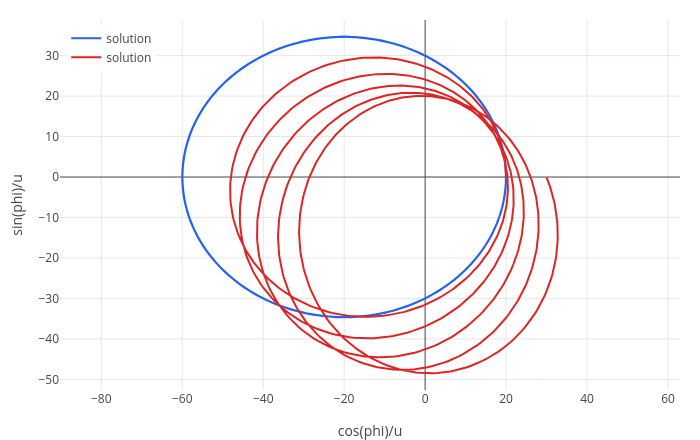

Notebook code cell kept with this figure:
### Markdown cell above
## 2. Rosettes

With $u = 1/r$ as a function of the angle $\phi$, the orbit equations are (with $c = 1$, so $GM = r_s/2$):

* Newton: $\;u'' + u = \dfrac{GM}{h^2}$, whose solutions are ellipses that close on themselves;
* Einstein: $\;u'' + u = \dfrac{GM}{h^2} + 3GM\,u^2$.

For Mercury the extra term is tiny. To *see* it, take an orbit close to a black hole: perihelion at $20\,r_s$, aphelion
at $60\,r_s$. `odeplot` solves both equations and draws $x = \cos\phi/u$, $y = \sin\phi/u$:

### Code cell
r_s = 1;
h = sqrt(15);
rp = 20;
newton = odeplot([w, r_s/(2*h^2)-u], [u w], phi, [1/rp 0], 0, 10*pi, [cos(phi)/u sin(phi)/u]);
einstein = odeplot([w, r_s/(2*h^2)+1.5*r_s*u^2-u], [u w], phi, [1/rp 0], 0, 10*pi, [cos(phi)/u sin(phi)/u]);
show(newton, einstein)

### Figure 1 — Plotly figure (JSON) as saved in the notebook; plotly's stock layout.template omitted (floating-point values rounded to 4 significant figures; data arrays with more than 128 entries replaced by an {"elided": "..."} marker saying what was removed)
{"data": [{"line": {"color": "#2563eb", "width": 2}, "mode": "lines", "name": "solution", "type": "scatter", "x": {"elided": "1431 float values"}, "y": {"elided": "1431 float values"}}, {"line": {"color": "#dc2626", "width": 2}, "mode": "lines", "name": "solution", "type": "scatter", "x": {"elided": "1431 float values"}, "y": {"elided": "1431 float values"}}], "layout": {"height": 440, "legend": {"bgcolor": "rgba(255,255,255,0.8)", "x": 0.01, "y": 0.99}, "margin": {"b": 50, "l": 60, "r": 20, "t": 20}, "showlegend": true, "title": {"text": ""}, "width": 700, "xaxis": {"title": {"text": "cos(phi)/u"}, "zeroline": true}, "yaxis": {"range": [-52.61, 38.8], "scaleanchor": "x", "scaleratio": 1, "title": {"text": "sin(phi)/u"}, "zeroline": true}}}
